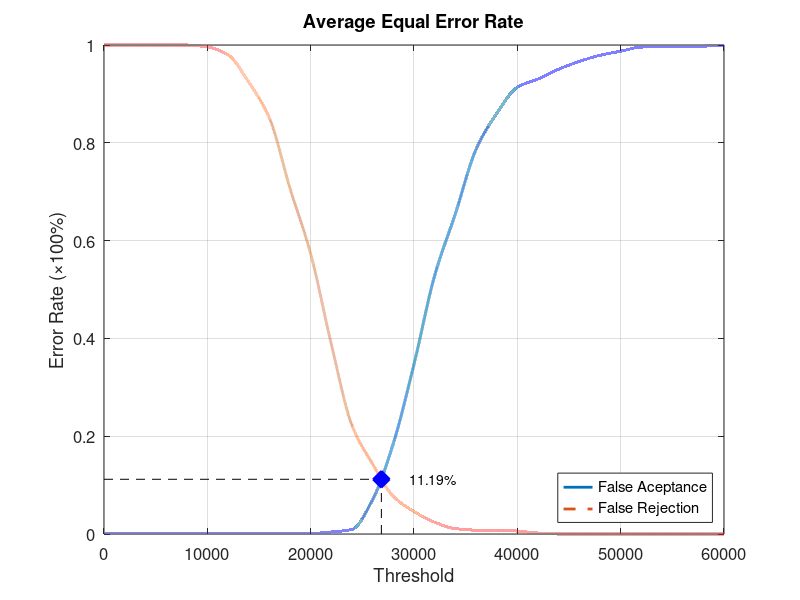
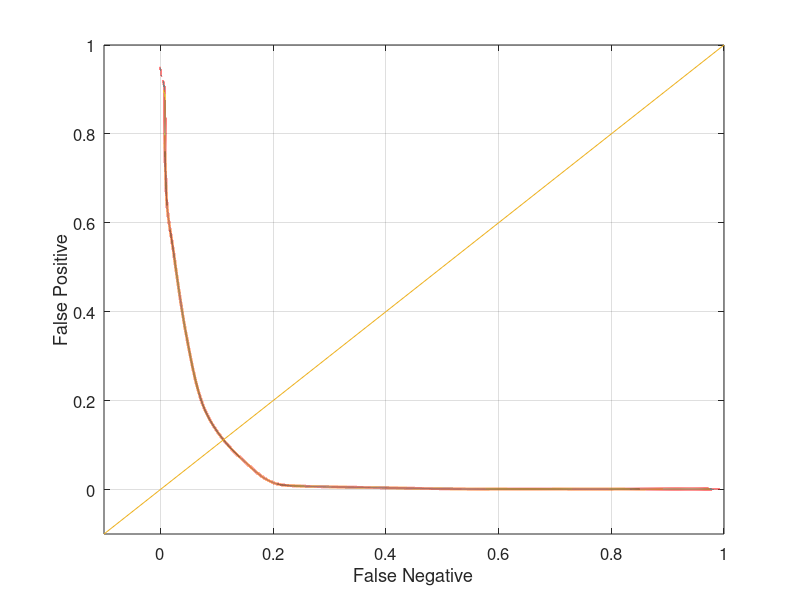

The MATLAB script that drew these images, in order:
function yEER = Database1Average
close all;
clear;
clc;
x = 0:2000:60000;
xq = 0:0.5:60000;

y0 = [0 0.00105263 0.00105263 0.00105263 0.00105263 0.00105263 0.00105263 0.00105263 0.00105263 0.00105263 0.00105263 0.00421053 0.00947368 0.0705263 0.185263 0.347368 0.528421 0.654737 0.786316 0.86 0.913684 0.930526 0.950526 0.966316 0.978947 0.987368 0.99579 0.996842 0.997895 0.997895 1];
yy0 = interp1(x, y0, xq, 'pchip');
y1 = [1 1 1 1 1 0.996 0.98 0.924 0.851 0.707 0.573 0.388 0.222 0.143 0.077 0.046 0.024 0.011 0.008 0.008 0.006 0.002 0 0 0 0 0 0 0 0 0];
yy1 = interp1(x, y1, xq, 'pchip');

% Calculating EER: 
y2 = abs(y0 - y1);
find(y2 == min(y2))
yy2 = abs(yy0 - yy1);
xEER = find(yy2 == min(yy2));
xEERIndex = xq(xEER) % X-axis EER
yEER = yy0(xEER) % Y-axis EER

main = figure
plot(xq, yy0,'-','LineWidth', 2);	hold on
plot(xq, yy1,'--','LineWidth', 2);	hold on
plot([xEERIndex xEERIndex], [0 yEER], 'k--');	hold on
plot([0 xEERIndex], [yEER yEER], 'k--');	hold on
plot(xEERIndex, yEER, 'bx', 'LineWidth', 10);	hold on
text(xEERIndex + 10 * xEERIndex / 100, yEER, [num2str(round((10000 * yEER)) / 100) '%'])
legend('False Aceptance', 'False Rejection', 'Location', 'SouthEast')
xlabel('Threshold')
ylabel('Error Rate (\times100%)')
title('Average Equal Error Rate')
set(gca, 'FontSize', 12)
axis([0 60000 0 1])
grid on

print(main, 'Database1AverageMain', '-dpng');
FNRxFPR = figure('Color', [1 1 1]);
plot(yy1, yy0, '-', yy1, yy0, 'LineWidth', 2);
hold on
y = -0.1:0.1:1
plot(y, y); 
set(gca, 'FontSize', 12)
xlabel('False Negative')
ylabel('False Positive')
axis([-0.1 1 -0.1 1])
set(gca, 'FontSize', 12)
grid on

print(FNRxFPR, 'Database1AverageFNRxFPR','-dpng');
end
